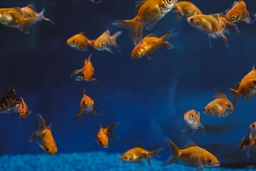
#> input picture lab5/img_task2.jpg, 256 x 171 px, shrunk from 6000 x 4000 before the run
$ python clustering_img_task2.py
#> lines starting #> are read from the running program, lines starting #| are printed output that depends on the picture
import cv2
import numpy as np
import matplotlib.pyplot as plt
from sklearn.cluster import KMeans

if __name__ == "__main__":
    # Завантаження зображення
    image = cv2.imread('img_task2.jpg')
#> image is the input picture: shape (171, 256, 3); mean B, G, R 73.5, 53.3, 40.3
    NUMBER_OF_CLUSTERS = 3
    image_rgb = cv2.cvtColor(image, cv2.COLOR_BGR2RGB)

    # Зменшення розміру для пришвидшення обробки
    resized = cv2.resize(image_rgb, (image_rgb.shape[1] // 4, image_rgb.shape[0] // 4))

    # Фільтрація Гаусса (зменшення шуму)
    blurred = cv2.GaussianBlur(resized, (5, 5), 0)

    # CLAHE для підвищення контрасту
    lab = cv2.cvtColor(blurred, cv2.COLOR_RGB2LAB)
#> lab: shape (42, 64, 3); mean of channels 0, 1, 2 57.7, 132.9, 114.9
    l, a, b = cv2.split(lab)
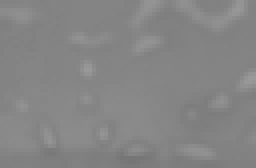
#> a: shape (42, 64) (shown 4 times larger); min 117, max 153, mean 132.9
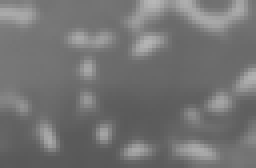
#> b: shape (42, 64) (shown 4 times larger); min 88, max 183, mean 114.9
    clahe = cv2.createCLAHE(clipLimit=3.0, tileGridSize=(8, 8))
    cl = clahe.apply(l)
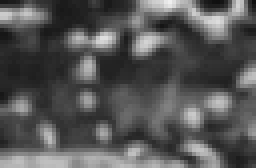
#> cl: shape (42, 64) (shown 4 times larger); min 16, max 239, mean 85.2
    merged_lab = cv2.merge((cl, a, b))
#> merged_lab: shape (42, 64, 3); mean of channels 0, 1, 2 85.2, 132.9, 114.9
    contrast_img = cv2.cvtColor(merged_lab, cv2.COLOR_LAB2RGB)

    # Збільшення насичення кольорів
    hsv = cv2.cvtColor(contrast_img, cv2.COLOR_RGB2HSV)
#> hsv: shape (42, 64, 3); mean H, S, V 94.8, 119, 111.7
    hsv[..., 1] = cv2.add(hsv[..., 1], 50)
#> hsv: shape (42, 64, 3); mean H, S, V 94.8, 168.7, 111.7
    saturated = cv2.cvtColor(hsv, cv2.COLOR_HSV2RGB)
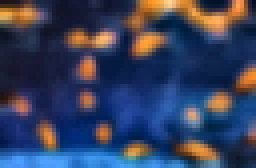
#> saturated: shape (42, 64, 3) (shown 4 times larger); mean R, G, B 55.2, 64.5, 93.6

    # Медіанний фільтр для згладжування
    img_blured = cv2.medianBlur(saturated, 15)
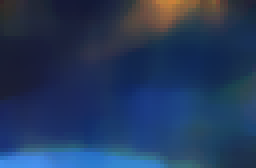
#> img_blured: shape (42, 64, 3) (shown 4 times larger); mean R, G, B 35.9, 57.2, 92.3

    # Глобальне покращення контрасту через гаму
    gamma = 1.2
    look_up_table = np.array([((i / 255.0) ** (1 / gamma)) * 255 for i in np.arange(0, 256)]).astype("uint8")
    final_img = cv2.LUT(img_blured, look_up_table)

    # Кластеризація (KMeans)
    pixels = final_img.reshape(-1, 3)
#> pixels = 2688 rows, first 8: [66, 49, 53], [66, 61, 57], [66, 61, 60], [66, 61, 61], [62, 61, 67], [62, 60, 72], [57, 54, 72], [46, 54, 69]
    kmeans = KMeans(n_clusters=NUMBER_OF_CLUSTERS, random_state=42, n_init=10)
    labels = kmeans.fit_predict(pixels)
#> labels = 2688 values, max 2 at index 34, min 0 at index 0, mean 0.19
    clustered = kmeans.cluster_centers_[labels].reshape(final_img.shape).astype(np.uint8)

    # Кластеризація без редагування для порівняння
    original_pixels = image_rgb.reshape(-1, 3)
    kmeans_orig = KMeans(n_clusters=NUMBER_OF_CLUSTERS, random_state=42, n_init=10)
    labels_orig = kmeans_orig.fit_predict(original_pixels)
    clustered_orig = kmeans_orig.cluster_centers_[labels_orig].reshape(image_rgb.shape).astype(np.uint8)
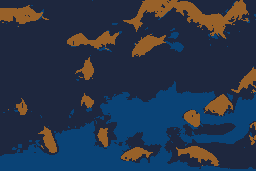
#> clustered_orig: shape (171, 256, 3); mean R, G, B 39.9, 52.6, 72.8

    # Візуалізація без редагування
    fig, axes = plt.subplots(1, 2, figsize=(12, 6))
    axes[0].imshow(image_rgb)
    axes[0].set_title('Оригінальне зображення')
    axes[0].axis('off')
    axes[1].imshow(clustered_orig)
    axes[1].set_title('Кластеризація без покращень')
    axes[1].axis('off')
    plt.tight_layout()
    plt.show()

    # Маска для виділення кластерів
    mask = np.zeros_like(final_img)
    for i in range(NUMBER_OF_CLUSTERS):
        mask[labels.reshape(final_img.shape[:2]) == i] = kmeans.cluster_centers_[i]
    mask = mask.astype(np.uint8)

    # Накладення маски на оригінал
    overlay = cv2.addWeighted(cv2.resize(image_rgb, (mask.shape[1], mask.shape[0])), 0.5, mask, 0.5, 0)
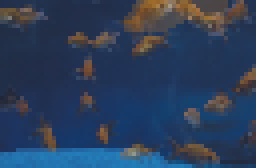
#> overlay: shape (42, 64, 3) (shown 4 times larger); mean R, G, B 44.1, 62.4, 90.6

    # Візуалізація кластеризації з покращенням
    fig, axes = plt.subplots(1, 2, figsize=(12, 6))
    axes[0].imshow(final_img)
    axes[0].set_title('Покращене зображення')
    axes[0].axis('off')
    axes[1].imshow(overlay)
    axes[1].set_title('Кластеризація з редагуванням')
    axes[1].axis('off')
    plt.tight_layout()
    plt.show()
